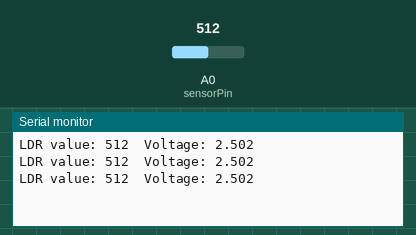
Bench run of a sketch on a simulated Arduino Uno, built with avr-gcc and run on an emulated ATmega328P. On the bench: the last lines printed to the serial monitor. The inputs (shaded band) are chosen by the test bench; at power-on: A0 (sensorPin) = 512.

Above: at 1.3 s.
1.4 s: A0 (sensorPin) set to 716
At 1.9 s:
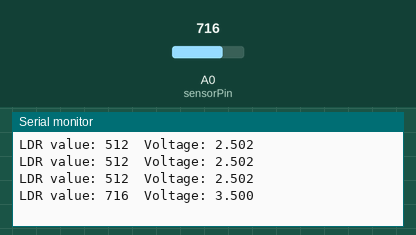
2.9 s: A0 (sensorPin) set to 900
At 3.4 s:
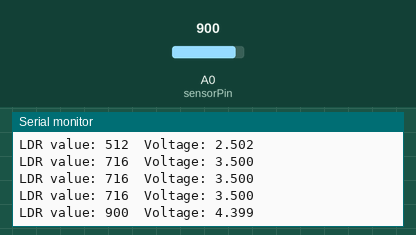
Timing chart, 0 to 5.9 s (numbered marks = the images above; inputs shaded):
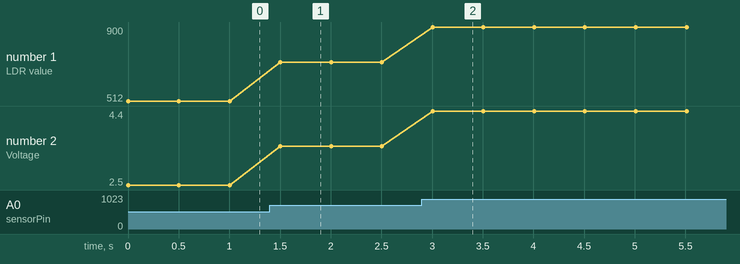

The sketch:

LDR_Sensor_20251111.ino
```cpp
int sensorPin = A0;

void setup() {
  Serial.begin(9600);
}

void loop() {
  int sensorValue = analogRead(sensorPin);  // 0~1023
  float voltage = sensorValue * (5.0 / 1023.0); // 전압으로 변환
  Serial.print("LDR value: ");
  Serial.print(sensorValue);
  Serial.print("\tVoltage: ");
  Serial.println(voltage, 3);
  delay(500);
}
```

Measured:
- after the input at 1.4 s, the serial monitor: prints a new line after 0.10 s (image 1)
- after the input at 2.9 s, the serial monitor: prints a new line after 0.11 s (image 2)
- plotted number 1: 512 → 716 after the input at 1.4 s, 716 → 900 after the input at 2.9 s
- plotted number 2: 2.5 → 3.5 after the input at 1.4 s, 3.5 → 4.4 after the input at 2.9 s
